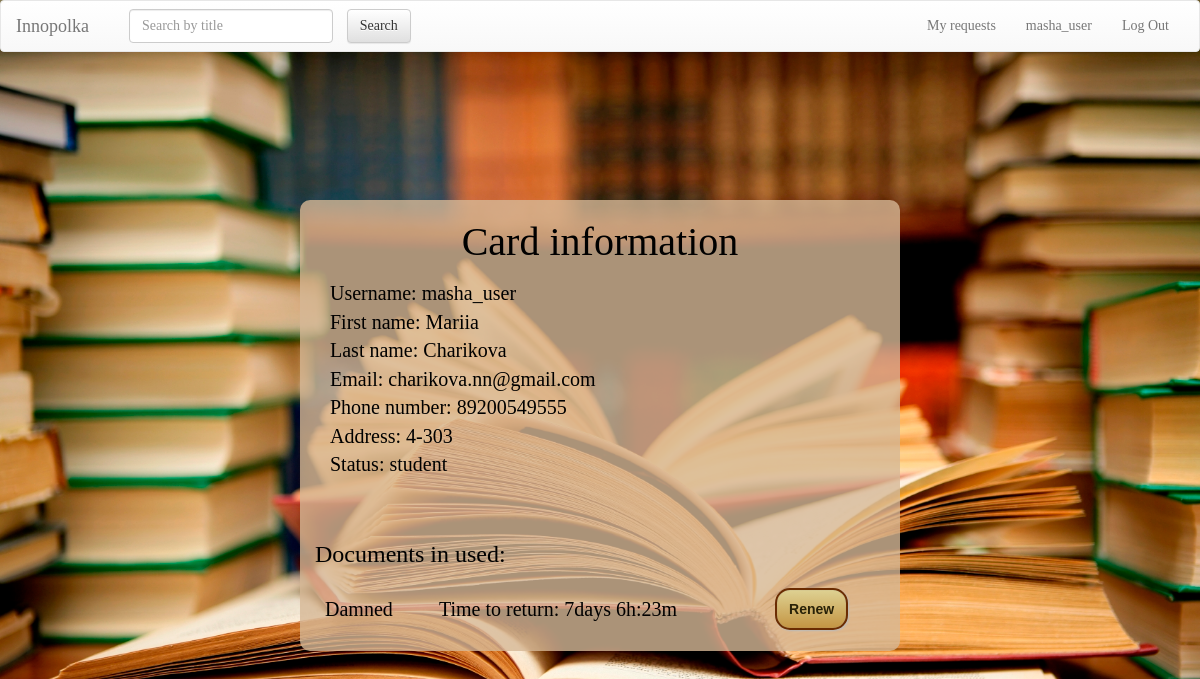
/user/?id=4 (signed in), run on the app's committed database.
### UserCards/models.py (models this page shows, shortened)
class UserProfile(models.Model):
    user = models.OneToOneField(User, on_delete=models.CASCADE)
    phone_number = models.CharField(max_length=15, null=True, blank=True)
    address = models.CharField(max_length=250, null=True, blank=True)
    status = models.CharField(max_length=250, default='student')

### Documents/models.py (models this page shows, shortened)
class DocumentCopy(models.Model):
    doc = models.ForeignKey(Document, blank=True, default=None, on_delete=models.CASCADE) # link document which is checked out
    checked_up_by_whom = models.ForeignKey(User, blank=True, default=None, on_delete=models.CASCADE) # link to holder
    date = models.DateTimeField(default=str(datetime.datetime.today().strftime("%Y-%m-%d %H:%M")))
    returning_date = models.DateTimeField(default=str(datetime.datetime.today().strftime("%Y-%m-%d %H:%M")))
    time_left = models.CharField(null=True, max_length=250)
    fine_price = models.IntegerField(null=True)
    renewed = models.BooleanField(default=False)
    class Meta:
        verbose_name_plural = 'Document copies'
    def __str__(self):
        return self.doc.title

class Document(models.Model):
    title = models.CharField(max_length=250)
    price = models.IntegerField()
    keywords = models.CharField(max_length=250) # the list of keywords stored in string
    authors = models.CharField(max_length=250) # the list of authors in string format splitted by space
    cover = models.CharField(max_length=1000, default="https://lh3.googleusercontent.com/zqfUbCXdb1oGmsNEzNxTjQU5ZlS3x46nQoB83sFbRSlMnpDTZgdVCe_LvCx-rl7sOA=w300")
    copies = models.PositiveIntegerField(default=1)
    type = models.CharField(max_length=100, default='Document')
    is_bestseller = models.BooleanField(default=False)
    is_reference = models.BooleanField(default=False)
    level = models.PositiveIntegerField(default=1)
    room = models.PositiveIntegerField(default=1)

### Documents/librarian_view.py (the view)
    def inner(request, *args, **kwargs):
        if request.user.is_authenticated:
            return func(request, *args, **kwargs)
        return redirect('/')

### Documents/librarian_view.py (called while the page is built)
def need_logged_in(func):
    def inner(request, *args, **kwargs):
        if request.user.is_authenticated:
            return func(request, *args, **kwargs)
        return redirect('/')
    return inner

### UserCards/templates/UserCards/index.html (shortened to what this page needs)
{% extends 'Documents/base.html' %}
{% load staticfiles %}
{% block body %}
    <link rel="stylesheet" type="text/css" href="{% static 'UserCards/usercards_style.css' %}"/>
    <div class="container">
    <h2 class="black">Card information</h2>
    <p>
        {% for field, value in fields %}
            {{ field }}: {{ value }}
            <br>
        {% endfor %}
    </p>
    <div>
        <table class="used-docs">
            <th colspan="3"><h3>Documents in used:</h3></th>
            {% for copy in copies %}
                <tr>
                    <td><a href="/{{ copy.doc.id }}">{{ copy }}</a></td>
                    <td>{{ copy.time_left }}<br></td>
                    {% if user.is_staff %}
                        <td><a class="button" href="/requests/return/?copy_id={{ copy.id }}" onclick="
                                return confirm('Return {{ copy.doc.title }} from {{ copy.checked_up_by_whom.username }} back?');
                                ">Return</a></td>
                    {% else %}
                        <td><button class="button" onclick="
                                    var response = httpGet('/requests/renew/?copy_id={{ copy.id }}').toString();
                                    alert(response);
                                    if (response.substr(0, 3) === 'You') // refresh to see new returning date
                                    window.location.reload(false);
                                    ">Renew
                            </button></td>
                        <br>
                    {% endif %}
                </tr>
            {% endfor %}
        </table>
    </div>
{% endblock %}

### Documents/templates/Documents/base.html (shortened to what this page needs)
<!DOCTYPE html>
<html lang="en">
<head>
    {% load staticfiles %}
    <link rel="stylesheet" href="//maxcdn.bootstrapcdn.com/bootstrap/3.2.0/css/bootstrap.min.css">
    <link rel="stylesheet" href="//maxcdn.bootstrapcdn.com/bootstrap/3.2.0/css/bootstrap-theme.min.css">
    <link rel="stylesheet" type="text/css" href="{% static 'Documents/style.css' %}"/>
</head>
<body>
<nav class="navbar navbar-default">
    <div class="container-fluid">
        <div class="navbar-header">
            <a class="navbar-brand" href="/">Innopolka</a>
        </div>
        <div class="collapse navbar-collapse" id="bs-example-navbar-collapse-1">
            <form class="navbar-form navbar-left" action="/">
                <div class="form-group">
                    <input type="text" class="form-control" name="q" placeholder="Search by title" >
                </div>
                <input type="submit" class="btn btn-default" value="Search">
            </form>
            <ul class="nav navbar-nav navbar-right">
                {% if user.is_anonymous %}
                    <li><a href="/user/login">Log In</a></li>
                {% elif user.is_authenticated %}
                    {% if not user.is_staff %}
                        <li><a href="/requests/">My requests</a></li>
                    {% endif %}
                    <li><a href="/user/?id={{user.id}}">{{ user.username }}</a></li>
                    <li><a href="/user/logout">Log Out</a></li>
                {% endif %}
            </ul>
        </div>
    </div>
</nav>
{% block body %}{% endblock %}
</body>
</html>

### UserCards/static/UserCards/usercards_style.css (style rules this page uses)
body { background-color: #0a0a1f; font-family: Futura; color: white; }

### Documents/templates/Documents/base.html (style rules this page uses)
body { font-family: Futura; color: white; background: url("/Documents/static/images/background.jpg") no-repeat fixed center center; background-size: cover; }
table { border: 3px solid saddlebrown; border-radius: 5px; width: 80%; background-color: rgba(214, 184, 150, 0.8); color: black; empty-cells: hide; text-align: center; margin: 10px; }
tr { border: 1px solid saddlebrown; text-align: center; }
td { border: 1px solid saddlebrown; padding: 10px; font-size: 20px; color: black; }
.container { background-color: rgba(214, 184, 150, 0.8); color: saddlebrown; font-size: 15px; margin: 0 auto; overflow: visible; position: absolute; left: 38%; top: 25%; width: 24%; border-radius: 10px; }
form { padding: 5px; color: black; font-size: 15px; margin: 5px; }
input { background-color: floralwhite; border: 2px solid saddlebrown; border-radius: 5px; margin: 0 0 0 10px; left: 50%; }
h2 { color: black; font-size: 40px; text-align: center; }
.button { text-decoration: none; text-align: center; padding: 11px 12px; border: solid 2px #6b2c02; -webkit-border-radius: 15px; -moz-border-radius: 15px; border-radius: 15px; font: 14px "Lucida Sans Unicode", "Lucida Grande", sans-serif; font-weight: bold; color: #292208; background-color: #ded192; background-image: -moz-linear-gradient(top, #ded192 0%, #c49543 100%); background-image: -webkit-linear-gradient(top, #ded192 0%, #c49543 100%); background-image: -o-linear-gradient(top, #ded192 0%, #c49543 100%); background-image: -ms-linear-gradient(top, #ded192 0%, #c49543 100%); filter: progid:DXImageTransform.Microsoft.gradient(startColorstr='#c49543', endColorstr='#c49543', GradientType=0); background-image: linear-gradient(top, #ded192 0%, #c49543 100%); -webkit-box-shadow: 1px 1px 2px #bababa, inset 0px 0px 1px #969393; -moz-box-shadow: 1px 1px 2px #bababa, inset 0px 0px 1px #969393; box-shadow: 1px 1px 2px #bababa, inset 0px 0px 1px #969393; }

### UserCards/templates/UserCards/index.html (style rules this page uses)
.container { background-color: rgba(214, 184, 150, 0.8); color: saddlebrown; font-size: 15px; overflow: visible; position: absolute; width: 50%; border: 0; border-radius: 10px; margin-left: -13%; margin-top: 0%; }
h2 { color: white; font-size: 40px; text-align: center; }
form { padding: 5px; color: black; font-size: 15px; margin: 5px; }
input { background-color: floralwhite; border: 2px solid saddlebrown; border-radius: 5px; margin: 0 0 0 10px; left: 50%; }
p { color: black; margin: 15px; font-size: 20px; }
a { color: black; text-decoration: none; }
table { border: none; border-radius: 10px; width: 50%; background-color: rgba(214, 184, 150, 0.8); margin: 1% 10px 10px 25%; }
tr { border: none; text-align: left; }
td { border: none; text-align: left; }
.black { color: black; }
.used-docs { width: 100%; background-color: rgba(214, 184, 150, 0); margin-left: 0; }
.button { margin: 1%; }

### data on the page
UserProfile: fields "89200549555" "4-303" "student"
DocumentCopy: doc.title "Damned", time_left "Time to return: 7days 6h:23m"

### other printed values
{{ user.username }} "masha_user"
{{ field }} "Username" "First name" "Last name" "Email" "Phone number" "Address" "Status"
{{ value }} "masha_user" "Mariia" "Charikova" "charikova.nn@gmail.com"
